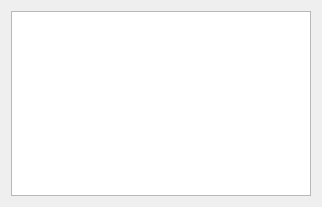
<ui version="4.0" >
 <class>DriverlistWindow</class>
 <widget class="QDialog" name="DriverlistWindow" >
  <property name="geometry" >
   <rect>
    <x>0</x>
    <y>0</y>
    <width>322</width>
    <height>207</height>
   </rect>
  </property>
  <property name="windowTitle" >
   <string>Driverlist</string>
  </property>
  <layout class="QVBoxLayout" name="verticalLayout" >
   <item>
    <widget class="QTableView" name="viewDriverList" />
   </item>
  </layout>
 </widget>
 <resources/>
 <connections/>
</ui>
